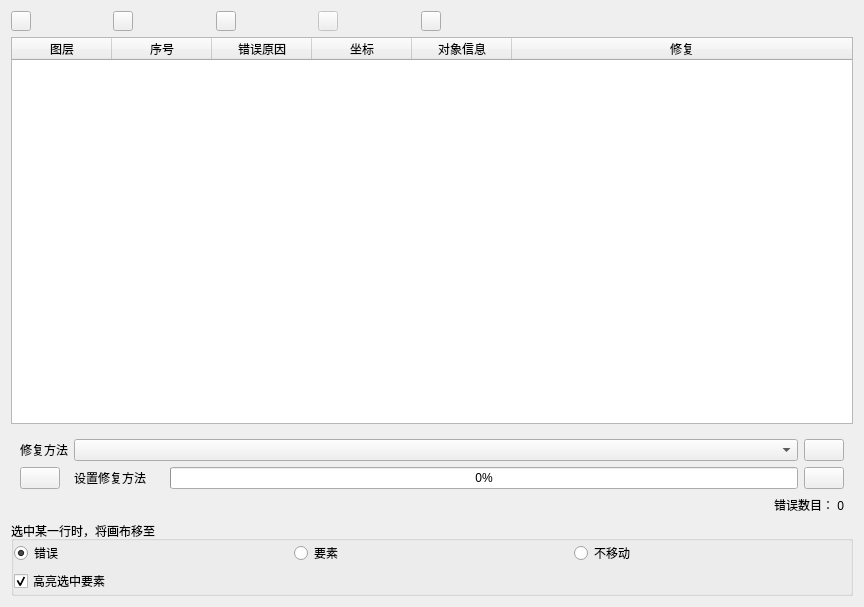
<?xml version="1.0" encoding="UTF-8"?>
<ui version="4.0">
 <class>ResultTab</class>
 <widget class="QWidget" name="ResultTab">
  <property name="geometry">
   <rect>
    <x>0</x>
    <y>0</y>
    <width>864</width>
    <height>607</height>
   </rect>
  </property>
  <property name="windowTitle">
   <string>Form</string>
  </property>
  <layout class="QGridLayout" name="gridLayout">
   <item row="0" column="0">
    <widget class="QWidget" name="widget_2" native="true">
     <layout class="QGridLayout" name="gridLayout_3">
      <property name="leftMargin">
       <number>0</number>
      </property>
      <property name="topMargin">
       <number>0</number>
      </property>
      <property name="rightMargin">
       <number>0</number>
      </property>
      <property name="bottomMargin">
       <number>0</number>
      </property>
      <property name="spacing">
       <number>0</number>
      </property>
      <item row="0" column="9">
       <spacer name="horizontalSpacer_9">
        <property name="orientation">
         <enum>Qt::Horizontal</enum>
        </property>
        <property name="sizeHint" stdset="0">
         <size>
          <width>40</width>
          <height>20</height>
         </size>
        </property>
       </spacer>
      </item>
      <item row="0" column="8">
       <widget class="QPushButton" name="btnClassify">
        <property name="sizePolicy">
         <sizepolicy hsizetype="Maximum" vsizetype="Fixed">
          <horstretch>0</horstretch>
          <verstretch>0</verstretch>
         </sizepolicy>
        </property>
        <property name="maximumSize">
         <size>
          <width>20</width>
          <height>20</height>
         </size>
        </property>
        <property name="toolTip">
         <string>按类别显示结果</string>
        </property>
        <property name="text">
         <string/>
        </property>
        <property name="icon">
         <iconset resource="topologychecker.qrc">
          <normaloff>:/icons/mClassification.svg</normaloff>:/icons/mClassification.svg</iconset>
        </property>
       </widget>
      </item>
      <item row="0" column="1">
       <spacer name="horizontalSpacer_3">
        <property name="orientation">
         <enum>Qt::Horizontal</enum>
        </property>
        <property name="sizeHint" stdset="0">
         <size>
          <width>40</width>
          <height>20</height>
         </size>
        </property>
       </spacer>
      </item>
      <item row="0" column="10">
       <spacer name="horizontalSpacer_8">
        <property name="orientation">
         <enum>Qt::Horizontal</enum>
        </property>
        <property name="sizeHint" stdset="0">
         <size>
          <width>40</width>
          <height>20</height>
         </size>
        </property>
       </spacer>
      </item>
      <item row="0" column="6">
       <widget class="QPushButton" name="btnOpenAttributeTable">
        <property name="enabled">
         <bool>false</bool>
        </property>
        <property name="sizePolicy">
         <sizepolicy hsizetype="Maximum" vsizetype="Fixed">
          <horstretch>0</horstretch>
          <verstretch>0</verstretch>
         </sizepolicy>
        </property>
        <property name="maximumSize">
         <size>
          <width>20</width>
          <height>20</height>
         </size>
        </property>
        <property name="toolTip">
         <string>在属性表中显示选定的要素</string>
        </property>
        <property name="icon">
         <iconset resource="topologychecker.qrc">
          <normaloff>:/icons/mActionFromSelectedFeature.svg</normaloff>:/icons/mActionFromSelectedFeature.svg</iconset>
        </property>
       </widget>
      </item>
      <item row="0" column="11">
       <spacer name="horizontalSpacer_7">
        <property name="orientation">
         <enum>Qt::Horizontal</enum>
        </property>
        <property name="sizeHint" stdset="0">
         <size>
          <width>40</width>
          <height>20</height>
         </size>
        </property>
       </spacer>
      </item>
      <item row="0" column="0">
       <widget class="QPushButton" name="btnExport">
        <property name="sizePolicy">
         <sizepolicy hsizetype="Maximum" vsizetype="Fixed">
          <horstretch>0</horstretch>
          <verstretch>0</verstretch>
         </sizepolicy>
        </property>
        <property name="maximumSize">
         <size>
          <width>20</width>
          <height>20</height>
         </size>
        </property>
        <property name="toolTip">
         <string>导出</string>
        </property>
        <property name="text">
         <string/>
        </property>
        <property name="icon">
         <iconset resource="topologychecker.qrc">
          <normaloff>:/icons/mExport.svg</normaloff>:/icons/mExport.svg</iconset>
        </property>
       </widget>
      </item>
      <item row="0" column="12">
       <spacer name="horizontalSpacer_6">
        <property name="orientation">
         <enum>Qt::Horizontal</enum>
        </property>
        <property name="sizeHint" stdset="0">
         <size>
          <width>40</width>
          <height>20</height>
         </size>
        </property>
       </spacer>
      </item>
      <item row="0" column="4">
       <widget class="QPushButton" name="btnRefresh">
        <property name="maximumSize">
         <size>
          <width>20</width>
          <height>20</height>
         </size>
        </property>
        <property name="text">
         <string/>
        </property>
        <property name="icon">
         <iconset resource="topologychecker.qrc">
          <normaloff>:/icons/mRefresh.svg</normaloff>:/icons/mRefresh.svg</iconset>
        </property>
       </widget>
      </item>
      <item row="0" column="5">
       <spacer name="horizontalSpacer_4">
        <property name="orientation">
         <enum>Qt::Horizontal</enum>
        </property>
        <property name="sizeHint" stdset="0">
         <size>
          <width>40</width>
          <height>20</height>
         </size>
        </property>
       </spacer>
      </item>
      <item row="0" column="2">
       <widget class="QPushButton" name="btnImport">
        <property name="sizePolicy">
         <sizepolicy hsizetype="Maximum" vsizetype="Fixed">
          <horstretch>0</horstretch>
          <verstretch>0</verstretch>
         </sizepolicy>
        </property>
        <property name="maximumSize">
         <size>
          <width>20</width>
          <height>20</height>
         </size>
        </property>
        <property name="toolTip">
         <string>导入</string>
        </property>
        <property name="text">
         <string/>
        </property>
        <property name="icon">
         <iconset resource="topologychecker.qrc">
          <normaloff>:/icons/mImport.svg</normaloff>:/icons/mImport.svg</iconset>
        </property>
       </widget>
      </item>
      <item row="0" column="13">
       <spacer name="horizontalSpacer_2">
        <property name="orientation">
         <enum>Qt::Horizontal</enum>
        </property>
        <property name="sizeHint" stdset="0">
         <size>
          <width>40</width>
          <height>20</height>
         </size>
        </property>
       </spacer>
      </item>
      <item row="0" column="7">
       <spacer name="horizontalSpacer_5">
        <property name="orientation">
         <enum>Qt::Horizontal</enum>
        </property>
        <property name="sizeHint" stdset="0">
         <size>
          <width>40</width>
          <height>20</height>
         </size>
        </property>
       </spacer>
      </item>
      <item row="0" column="3">
       <spacer name="horizontalSpacer_10">
        <property name="orientation">
         <enum>Qt::Horizontal</enum>
        </property>
        <property name="sizeHint" stdset="0">
         <size>
          <width>40</width>
          <height>20</height>
         </size>
        </property>
       </spacer>
      </item>
     </layout>
    </widget>
   </item>
   <item row="1" column="0">
    <widget class="QTableWidget" name="tableWidgetErrors">
     <property name="editTriggers">
      <set>QAbstractItemView::NoEditTriggers</set>
     </property>
     <property name="selectionMode">
      <enum>QAbstractItemView::ExtendedSelection</enum>
     </property>
     <property name="selectionBehavior">
      <enum>QAbstractItemView::SelectRows</enum>
     </property>
     <property name="sortingEnabled">
      <bool>true</bool>
     </property>
     <attribute name="horizontalHeaderShowSortIndicator" stdset="0">
      <bool>true</bool>
     </attribute>
     <attribute name="horizontalHeaderStretchLastSection">
      <bool>true</bool>
     </attribute>
     <attribute name="verticalHeaderVisible">
      <bool>false</bool>
     </attribute>
     <column>
      <property name="text">
       <string>图层</string>
      </property>
     </column>
     <column>
      <property name="text">
       <string>序号</string>
      </property>
     </column>
     <column>
      <property name="text">
       <string>错误原因</string>
      </property>
     </column>
     <column>
      <property name="text">
       <string>坐标</string>
      </property>
     </column>
     <column>
      <property name="text">
       <string>对象信息</string>
      </property>
     </column>
     <column>
      <property name="text">
       <string>修复</string>
      </property>
     </column>
    </widget>
   </item>
   <item row="2" column="0">
    <widget class="QWidget" name="fixWidget" native="true">
     <layout class="QGridLayout" name="gridLayout_4">
      <property name="bottomMargin">
       <number>0</number>
      </property>
      <item row="0" column="6">
       <widget class="QPushButton" name="btnFix">
        <property name="toolTip">
         <string>修复</string>
        </property>
        <property name="text">
         <string/>
        </property>
        <property name="icon">
         <iconset resource="topologychecker.qrc">
          <normaloff>:/icons/mIconSuccess.svg</normaloff>:/icons/mIconSuccess.svg</iconset>
        </property>
       </widget>
      </item>
      <item row="0" column="0">
       <widget class="QLabel" name="label">
        <property name="text">
         <string>修复方法</string>
        </property>
       </widget>
      </item>
      <item row="1" column="6">
       <widget class="QPushButton" name="btnFixWithDefault">
        <property name="enabled">
         <bool>true</bool>
        </property>
        <property name="sizePolicy">
         <sizepolicy hsizetype="Maximum" vsizetype="Fixed">
          <horstretch>0</horstretch>
          <verstretch>0</verstretch>
         </sizepolicy>
        </property>
        <property name="toolTip">
         <string>修复</string>
        </property>
        <property name="icon">
         <iconset resource="topologychecker.qrc">
          <normaloff>:/icons/mIconSuccess.svg</normaloff>:/icons/mIconSuccess.svg</iconset>
        </property>
       </widget>
      </item>
      <item row="1" column="5">
       <widget class="QProgressBar" name="progressBarFixErrors">
        <property name="value">
         <number>0</number>
        </property>
       </widget>
      </item>
      <item row="1" column="0">
       <widget class="QPushButton" name="btnErrorResolutionSettings">
        <property name="sizePolicy">
         <sizepolicy hsizetype="Maximum" vsizetype="Fixed">
          <horstretch>0</horstretch>
          <verstretch>0</verstretch>
         </sizepolicy>
        </property>
        <property name="toolTip">
         <string>设置修复方法</string>
        </property>
        <property name="icon">
         <iconset resource="topologychecker.qrc">
          <normaloff>:/icons/mActionOptions.svg</normaloff>:/icons/mActionOptions.svg</iconset>
        </property>
       </widget>
      </item>
      <item row="1" column="1">
       <widget class="QLabel" name="labelErrorResolutionSettings">
        <property name="text">
         <string>设置修复方法</string>
        </property>
       </widget>
      </item>
      <item row="0" column="1" colspan="5">
       <widget class="QComboBox" name="mComboBox">
        <property name="whatsThis">
         <string>select fix method</string>
        </property>
        <property name="currentText">
         <string/>
        </property>
       </widget>
      </item>
     </layout>
    </widget>
   </item>
   <item row="3" column="0">
    <widget class="QWidget" name="widget" native="true">
     <layout class="QHBoxLayout" name="horizontalLayout">
      <property name="topMargin">
       <number>0</number>
      </property>
      <property name="bottomMargin">
       <number>0</number>
      </property>
      <item>
       <spacer name="horizontalSpacer">
        <property name="orientation">
         <enum>Qt::Horizontal</enum>
        </property>
        <property name="sizeHint" stdset="0">
         <size>
          <width>280</width>
          <height>20</height>
         </size>
        </property>
       </spacer>
      </item>
      <item>
       <widget class="QLabel" name="labelErrorCount">
        <property name="text">
         <string>错误数目： 0</string>
        </property>
        <property name="alignment">
         <set>Qt::AlignRight|Qt::AlignTrailing|Qt::AlignVCenter</set>
        </property>
       </widget>
      </item>
     </layout>
    </widget>
   </item>
   <item row="4" column="0">
    <widget class="QGroupBox" name="groupBoxRowSelectionBehavior">
     <property name="title">
      <string>选中某一行时，将画布移至</string>
     </property>
     <property name="flat">
      <bool>true</bool>
     </property>
     <layout class="QGridLayout" name="gridLayout_2">
      <property name="leftMargin">
       <number>0</number>
      </property>
      <property name="topMargin">
       <number>0</number>
      </property>
      <property name="rightMargin">
       <number>0</number>
      </property>
      <property name="bottomMargin">
       <number>0</number>
      </property>
      <property name="spacing">
       <number>4</number>
      </property>
      <item row="0" column="1">
       <widget class="QRadioButton" name="radioButtonFeature">
        <property name="text">
         <string>要素</string>
        </property>
       </widget>
      </item>
      <item row="0" column="0">
       <widget class="QRadioButton" name="radioButtonError">
        <property name="text">
         <string>错误</string>
        </property>
        <property name="checkable">
         <bool>true</bool>
        </property>
        <property name="checked">
         <bool>true</bool>
        </property>
       </widget>
      </item>
      <item row="0" column="2">
       <widget class="QRadioButton" name="radioButtonDontMove">
        <property name="text">
         <string>不移动</string>
        </property>
       </widget>
      </item>
      <item row="1" column="0" colspan="3">
       <widget class="QCheckBox" name="checkBoxHighlight">
        <property name="text">
         <string>高亮选中要素</string>
        </property>
        <property name="checked">
         <bool>true</bool>
        </property>
       </widget>
      </item>
     </layout>
    </widget>
   </item>
  </layout>
 </widget>
 <resources>
  <include location="topologychecker.qrc"/>
 </resources>
 <connections/>
</ui>
